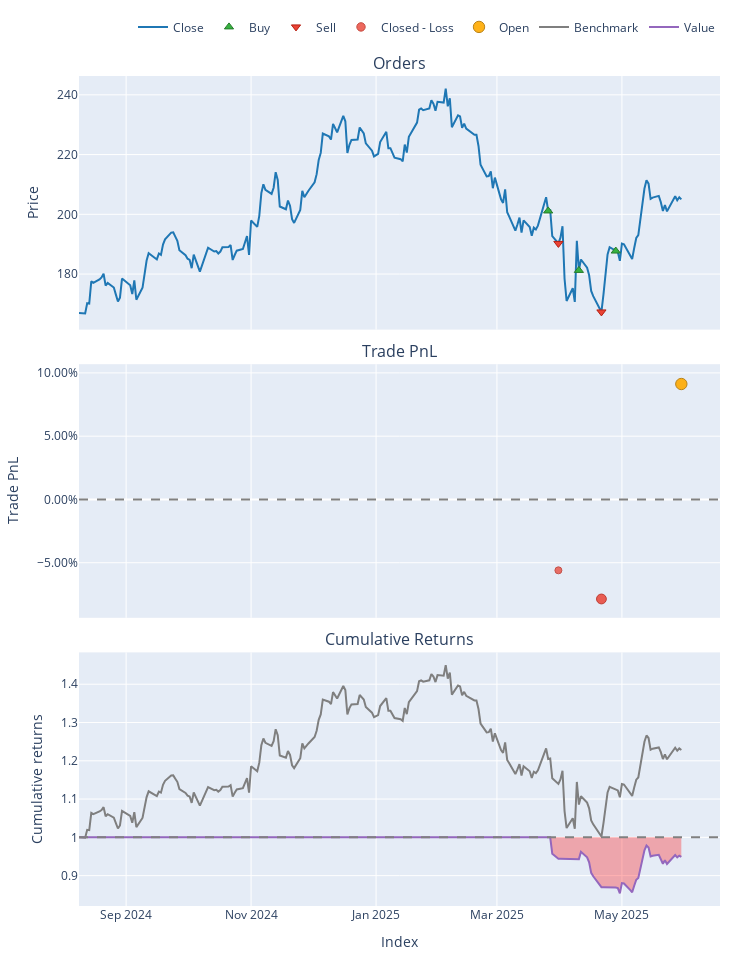

The notebook cell saved with this chart:
### Code cell
# BACKTEST THE FINAL MODEL WITH DIMENSION REDUCTION
def backtest_reduced_model(df, signals):
    """
    Backtest the trading strategy using the dimension-reduced model.
    
    Args:
        df: Price data DataFrame
        signals: Trading signals from the reduced model
    
    Returns:
        portfolio: VectorBT portfolio object
    """
    # Create entry and exit signals
    entry_signals = signals == 1
    exit_signals = signals == -1
    
    # Backtest with vectorbt
    portfolio = vbt.Portfolio.from_signals(
        close=df['Close'],
        entries=entry_signals,
        exits=exit_signals,
        freq='D',
        init_cash=10000,
        fees=0.001,
        sl_stop=0.05,  # 5% stop loss
        upon_opposite_entry='ignore'
    )
    
    return portfolio

# Backtest the final model
portfolio_reduced = backtest_reduced_model(df_clean, trading_signals)

# Print performance metrics
print("\n" + "="*50)
print("BACKTESTING RESULTS - DIMENSION REDUCED MODEL")
print("="*50)
print(f"Total Return: {portfolio_reduced.total_return():.2%}")
print(f"Annualized Return: {portfolio_reduced.annualized_return():.2%}")
print(f"Max Drawdown: {portfolio_reduced.max_drawdown():.2%}")
print(f"Sharpe Ratio: {portfolio_reduced.sharpe_ratio():.3f}")
print(f"Number of Trades: {portfolio_reduced.trades.count()}")
print(f"Win Rate: {portfolio_reduced.trades.win_rate():.2%}")

# Plot portfolio performance
portfolio_reduced.plot().show()
# plt.title("Portfolio Performance - Dimension Reduced Model")
# plt.show()

# Feature importance from the final model
feature_importance = final_model.get_score(importance_type='weight')
importance_df = pd.DataFrame(
    list(feature_importance.items()), 
    columns=['Feature', 'Importance']
).sort_values('Importance', ascending=False)

plt.figure(figsize=(10, 6))
plt.barh(range(len(importance_df)), importance_df['Importance'])
plt.yticks(range(len(importance_df)), importance_df['Feature'])
plt.xlabel('Feature Importance (Weight)')
plt.title('Final Model Feature Importance')
plt.gca().invert_yaxis()
plt.tight_layout()
plt.show()

print("\nFinal Model Feature Importance:")
print(importance_df.to_string(index=False))

### Figure 1 — Plotly figure (JSON) as saved in the notebook; plotly's stock layout.template omitted (floating-point values rounded to 4 significant figures; data arrays with more than 128 entries replaced by an {"elided": "..."} marker saying what was removed)
{"data": [{"legendgroup": "0", "line": {"color": "#1f77b4"}, "name": "Close", "showlegend": true, "type": "scatter", "uid": "b9cb1a08-ce3b-422e-8a07-c7a431b8928a", "x": {"elided": "202 str values"}, "xaxis": "x", "y": {"elided": "202 float values"}, "yaxis": "y"}, {"customdata": [[0, 49.67, 9.99], [2, 52.04, 9.431], [4, 46.3, 8.69]], "hovertemplate": "Order Id: %{customdata[0]}<br>Timestamp: %{x}<br>Price: %{y}<br>Size: %{customdata[1]:.6f}<br>Fees: %{customdata[2]:.6f}", "legendgroup": "1", "marker": {"color": "#37B13F", "line": {"color": "rgb(38,123,44)", "width": 1}, "size": 8, "symbol": "triangle-up"}, "mode": "markers", "name": "Buy", "type": "scatter", "uid": "927538dd-246f-43da-8a06-f3c6ccb453f7", "x": ["2025-03-26", "2025-04-10", "2025-04-28"], "xaxis": "x", "y": [201.1, 181.2, 187.7], "yaxis": "y"}, {"customdata": [[1, 49.67, 9.45], [3, 52.04, 8.708]], "hovertemplate": "Order Id: %{customdata[0]}<br>Timestamp: %{x}<br>Price: %{y}<br>Size: %{customdata[1]:.6f}<br>Fees: %{customdata[2]:.6f}", "legendgroup": "2", "marker": {"color": "#EA4335", "line": {"color": "rgb(181,31,18)", "width": 1}, "size": 8, "symbol": "triangle-down"}, "mode": "markers", "name": "Sell", "type": "scatter", "uid": "8d65392d-aac9-4b26-8baf-79760bfefa12", "x": ["2025-03-31", "2025-04-21"], "xaxis": "x", "y": [190.3, 167.3], "yaxis": "y"}, {"customdata": [[0, 0, -559.3, -0.05599], [1, 1, -741.5, -0.07863]], "hovertemplate": "Exit Trade Id: %{customdata[0]}<br>Position Id: %{customdata[1]}<br>Exit Timestamp: %{x}<br>PnL: %{customdata[2]:.6f}<br>Return: %{customdata[3]:.2%}", "legendgroup": "3", "marker": {"color": "#EA4335", "line": {"color": "rgb(181,31,18)", "width": 1}, "opacity": [0.75, 0.8464], "size": [7, 9.83], "symbol": "circle"}, "mode": "markers", "name": "Closed - Loss", "type": "scatter", "uid": "32fec1a4-cacf-473c-93ce-8f7ae05a35e4", "x": ["2025-03-31", "2025-04-21"], "xaxis": "x2", "y": [-0.05599, -0.07863], "yaxis": "y2"}, {"customdata": [[2, 2, 792.8, 0.09122]], "hovertemplate": "Exit Trade Id: %{customdata[0]}<br>Position Id: %{customdata[1]}<br>Exit Timestamp: %{x}<br>PnL: %{customdata[2]:.6f}<br>Return: %{customdata[3]:.2%}", "legendgroup": "4", "marker": {"color": "#FFAA00", "line": {"color": "rgb(178,118,0)", "width": 1}, "opacity": [0.9], "size": [11.4], "symbol": "circle"}, "mode": "markers", "name": "Open", "type": "scatter", "uid": "81a574e6-82cc-425c-9bce-8c6d59899099", "x": ["2025-05-30"], "xaxis": "x2", "y": [0.09122], "yaxis": "y2"}, {"legendgroup": "5", "line": {"color": "#7f7f7f"}, "name": "Benchmark", "showlegend": true, "type": "scatter", "uid": "19571861-d8cf-4ec5-af4c-35342f0936ff", "x": {"elided": "202 str values"}, "xaxis": "x3", "y": {"elided": "202 float values"}, "yaxis": "y3"}, {"hoverinfo": "skip", "legendgroup": "6", "line": {"color": "rgba(0, 0, 0, 0)", "width": 0}, "opacity": 0, "showlegend": false, "type": "scatter", "uid": "5d9dbc0a-6e16-4188-a319-ece5d0c6d514", "x": {"elided": "202 str values"}, "xaxis": "x3", "y": {"elided": "202 int values"}, "yaxis": "y3"}, {"connectgaps": false, "fill": "tonexty", "fillcolor": "rgba(0, 128, 0, 0.3)", "hoverinfo": "skip", "legendgroup": "6", "line": {"color": "rgba(0, 0, 0, 0)", "width": 0}, "opacity": 0, "showlegend": false, "type": "scatter", "uid": "db8158ff-ea5f-4106-ad25-8dc03f117a9a", "x": {"elided": "202 str values"}, "xaxis": "x3", "y": {"elided": "202 float values"}, "yaxis": "y3"}, {"hoverinfo": "skip", "legendgroup": "6", "line": {"color": "rgba(0, 0, 0, 0)", "width": 0}, "opacity": 0, "showlegend": false, "type": "scatter", "uid": "c2ba74bc-29ec-411f-9a61-dbca4da5896e", "x": {"elided": "202 str values"}, "xaxis": "x3", "y": {"elided": "202 int values"}, "yaxis": "y3"}, {"connectgaps": false, "fill": "tonexty", "fillcolor": "rgba(255, 0, 0, 0.3)", "hoverinfo": "skip", "legendgroup": "6", "line": {"color": "rgba(0, 0, 0, 0)", "width": 0}, "opacity": 0, "showlegend": false, "type": "scatter", "uid": "944f8d9e-3460-490f-aae7-21369c8ea44c", "x": {"elided": "202 str values"}, "xaxis": "x3", "y": {"elided": "202 float values"}, "yaxis": "y3"}, {"legendgroup": "7", "line": {"color": "#9467bd"}, "name": "Value", "showlegend": true, "type": "scatter", "uid": "44f43428-fd82-4580-975b-c2fc3353781a", "x": {"elided": "202 str values"}, "xaxis": "x3", "y": {"elided": "202 float values"}, "yaxis": "y3"}, {"hoverinfo": "skip", "legendgroup": "6", "line": {"color": "rgba(0, 0, 0, 0)", "width": 0}, "opacity": 0, "showlegend": false, "type": "scatter", "uid": "c63ff648-cea9-4fc0-8f24-b6870cbd0ce2", "x": {"elided": "202 str values"}, "xaxis": "x3", "y": {"elided": "202 int values"}, "yaxis": "y3"}], "layout": {"annotations": [{"font": {"size": 16}, "showarrow": false, "text": "Orders", "x": 0.5, "xanchor": "center", "xref": "paper", "y": 1, "yanchor": "bottom", "yref": "paper"}, {"font": {"size": 16}, "showarrow": false, "text": "Trade PnL", "x": 0.5, "xanchor": "center", "xref": "paper", "y": 0.6528, "yanchor": "bottom", "yref": "paper"}, {"font": {"size": 16}, "showarrow": false, "text": "Cumulative Returns", "x": 0.5, "xanchor": "center", "xref": "paper", "y": 0.3056, "yanchor": "bottom", "yref": "paper"}], "height": 960, "legend": {"orientation": "h", "traceorder": "normal", "x": 1, "xanchor": "right", "y": 1.042, "yanchor": "bottom"}, "margin": {"b": 30, "l": 30, "r": 30, "t": 30}, "shapes": [{"line": {"color": "gray", "dash": "dash"}, "type": "line", "x0": 0, "x1": 1, "xref": "paper", "y0": 0, "y1": 0, "yref": "y2"}, {"line": {"color": "gray", "dash": "dash"}, "type": "line", "x0": 0, "x1": 1, "xref": "paper", "y0": 1, "y1": 1, "yref": "y3"}], "showlegend": true, "width": 750, "xaxis": {"anchor": "y", "domain": [0, 1], "matches": "x3", "showticklabels": false}, "xaxis2": {"anchor": "y2", "domain": [0, 1], "matches": "x3", "showticklabels": false}, "xaxis3": {"anchor": "y3", "domain": [0, 1], "title": {"text": "Index"}}, "yaxis": {"anchor": "x", "domain": [0.6944, 1], "title": {"text": "Price"}}, "yaxis2": {"anchor": "x2", "domain": [0.3472, 0.6528], "tickformat": ".2%", "title": {"text": "Trade PnL"}}, "yaxis3": {"anchor": "x3", "domain": [0, 0.3056], "title": {"text": "Cumulative returns"}}}}
